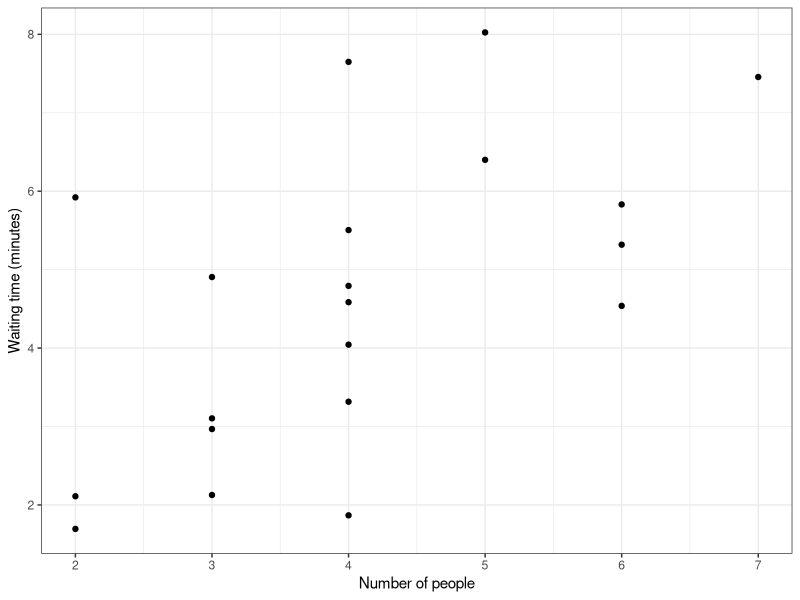
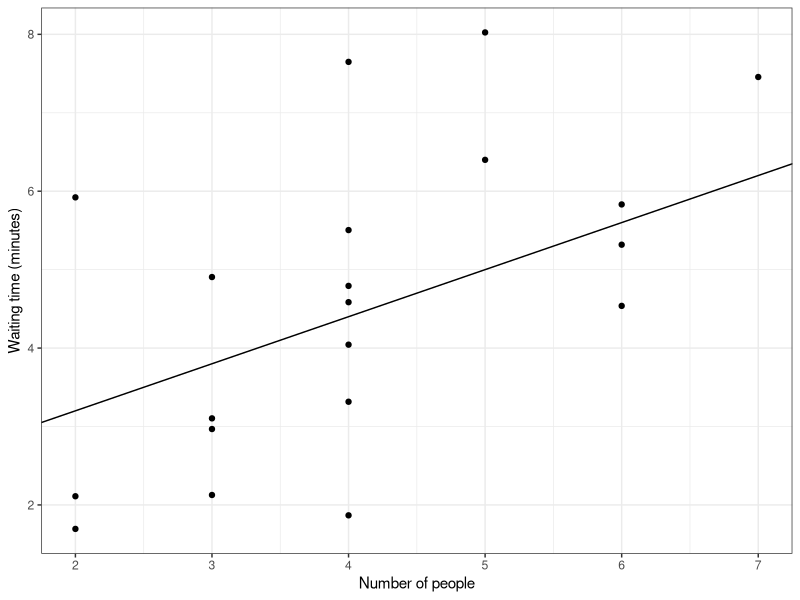
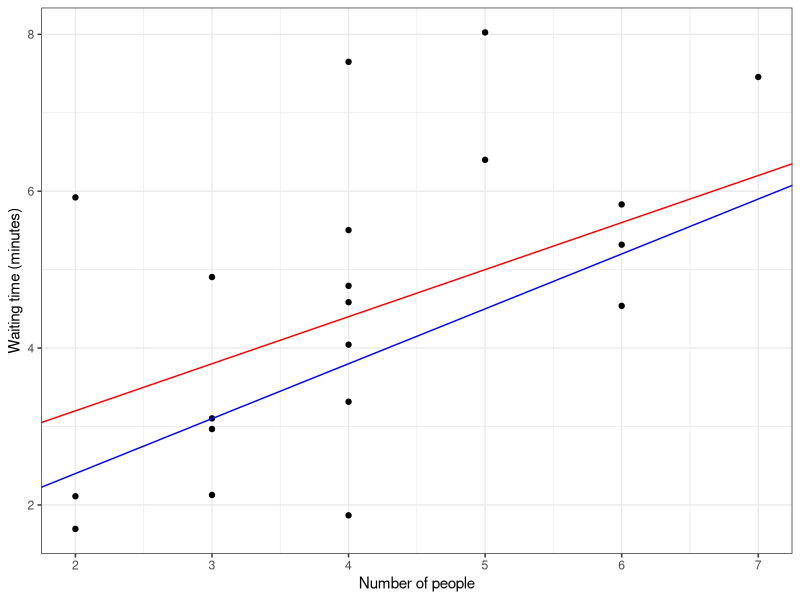
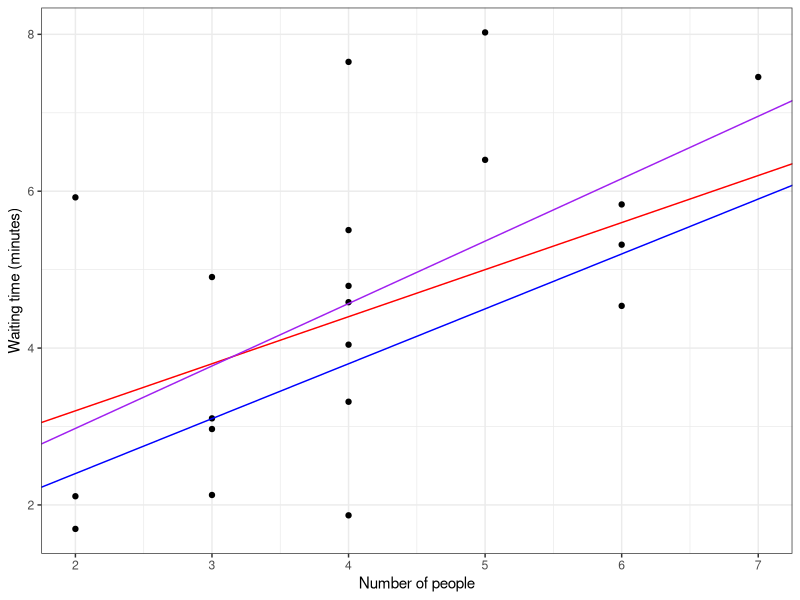

The R script that drew these images, in order:
## ---- chunk 1
library(ggplot2)
data = read.csv('../datasets/waiting_time.csv')
cor(data$num_people, data$waiting_time)
time_plot = ggplot(aes(x=data$num_people, y=data$waiting_time), data=data) + 
  scale_y_continuous('Waiting time (minutes)') + 
  scale_x_continuous('Number of people') + theme_bw()
time_plot + geom_point()
## ---- chunk 2
time_plot + geom_point() + geom_abline(intercept=2, slope =0.6) 
## ---- chunk 3
time_plot + geom_point() + 
  geom_abline(intercept=2, slope =0.6,color='red') + 
  geom_abline(intercept=1,slope=0.7, color='blue')
## ---- chunk 4
yhat = 2 + 0.6 * data$num_people
y = data$waiting_time
error_squared = (y - yhat)^2
sum_of_squared_error = sum(error_squared)
sum_of_squared_error
## ---- chunk 5
best_lm_model = lm(waiting_time ~ num_people, data=data)
best_lm_model
## ---- chunk 6
best_lm_model$coefficients[1]
## ---- chunk 7
best_lm_model$coefficients[2]
## ---- chunk 8
time_plot + geom_point() + 
  geom_abline(intercept=2, slope =0.6,color='red') + 
  geom_abline(intercept=1, slope=0.7, color='blue') +
  geom_abline(intercept=best_lm_model$coefficients[1], 
              slope=best_lm_model$coefficients[2], color='purple')
